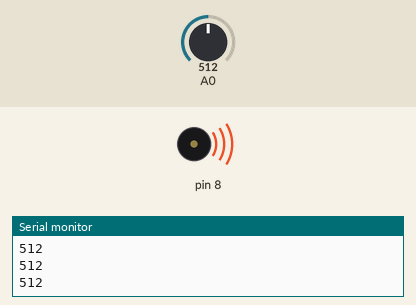
The sketch below on a simulated Arduino Uno, built with avr-gcc and run on an emulated ATmega328P. Shown: buzzer (waves = sounding), the last lines printed to the serial monitor. Inputs (shaded band) come from the test bench; at power-on: A0 = 512.

Above: at 1.2 s.
1.3 s: A0 set to 489
At 2.1 s:
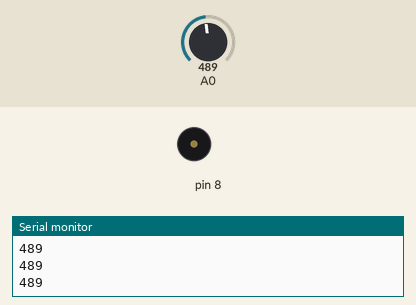
2.8 s: A0 set to 511
At 3.4 s:
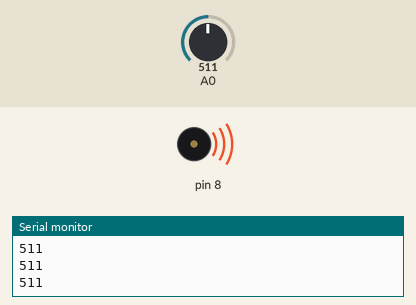
4.3 s: A0 set to 495
At 5.7 s:
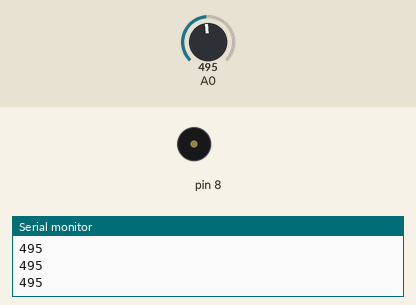
Timing chart, 0 to 7.3 s (numbered marks = the images above; inputs shaded):
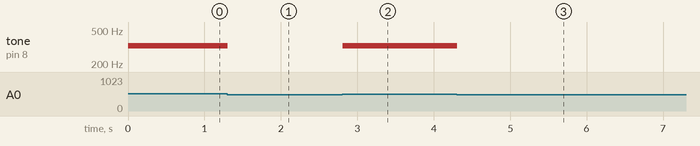

Measured:
- the behaviour switches between 505 and 504 on A0 (found by bisection; images 0 and 1)
- after the input at 1.3 s, tone on pin 8: 329 Hz → silent at once
- after the input at 2.8 s, tone on pin 8: silent → 329 Hz at once
- after the input at 4.3 s, tone on pin 8: 329 Hz → silent at once

The sketch:

Keyboard_Instrument.ino
```cpp
int notes[] = {261.63, 293.665, 329.628, 349};

void setup() {
  // put your setup code here, to run once:
  // open serial communication
  Serial.begin(9600);
}

void loop() {
  // put your main code here, to run repeatedly:
  int keyVal = analogRead(A0);
  Serial.println(keyVal);

  // determine what note to play
  // all the 4 switches connects to one analog pin
  // each have diff voltages bc of the diff resistors
  if (keyVal == 1023) {
    tone(8, notes[0]);
  }
  else if (keyVal >= 990 && keyVal <= 1010) {
    tone(8, notes[1]);
  }
  else if (keyVal >= 505 && keyVal <= 515) {
    tone(8, notes[2]);
  }
  else if(keyVal >= 5 && keyVal <= 10) {
    tone(8, notes[3]);
  }
  else {
    noTone(8);
  }
}
```
